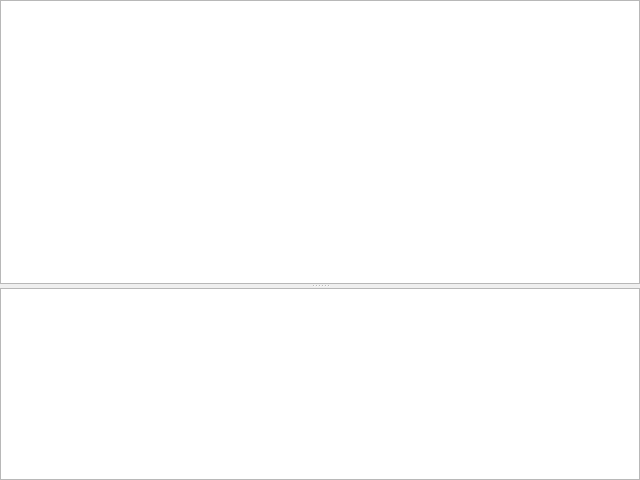
<?xml version="1.0" encoding="UTF-8"?>
<ui version="4.0">
 <class>ResTable</class>
 <widget class="QWidget" name="ResTable">
  <property name="geometry">
   <rect>
    <x>0</x>
    <y>0</y>
    <width>640</width>
    <height>480</height>
   </rect>
  </property>
  <layout class="QVBoxLayout" name="verticalLayout">
   <property name="spacing">
    <number>0</number>
   </property>
   <property name="margin">
    <number>0</number>
   </property>
   <item>
    <widget class="QSplitter" name="splitter">
     <property name="orientation">
      <enum>Qt::Vertical</enum>
     </property>
     <widget class="QTableView" name="tableView">
      <property name="sizePolicy">
       <sizepolicy hsizetype="Expanding" vsizetype="Expanding">
        <horstretch>0</horstretch>
        <verstretch>2</verstretch>
       </sizepolicy>
      </property>
      <property name="editTriggers">
       <set>QAbstractItemView::NoEditTriggers</set>
      </property>
      <property name="alternatingRowColors">
       <bool>false</bool>
      </property>
      <property name="showGrid">
       <bool>true</bool>
      </property>
      <property name="sortingEnabled">
       <bool>true</bool>
      </property>
      <property name="wordWrap">
       <bool>false</bool>
      </property>
      <property name="cornerButtonEnabled">
       <bool>false</bool>
      </property>
      <attribute name="verticalHeaderVisible">
       <bool>false</bool>
      </attribute>
      <attribute name="verticalHeaderVisible">
       <bool>false</bool>
      </attribute>
     </widget>
     <widget class="QTextBrowser" name="textBrowser">
      <property name="sizePolicy">
       <sizepolicy hsizetype="Expanding" vsizetype="Preferred">
        <horstretch>0</horstretch>
        <verstretch>0</verstretch>
       </sizepolicy>
      </property>
     </widget>
    </widget>
   </item>
  </layout>
 </widget>
 <resources/>
 <connections/>
</ui>
